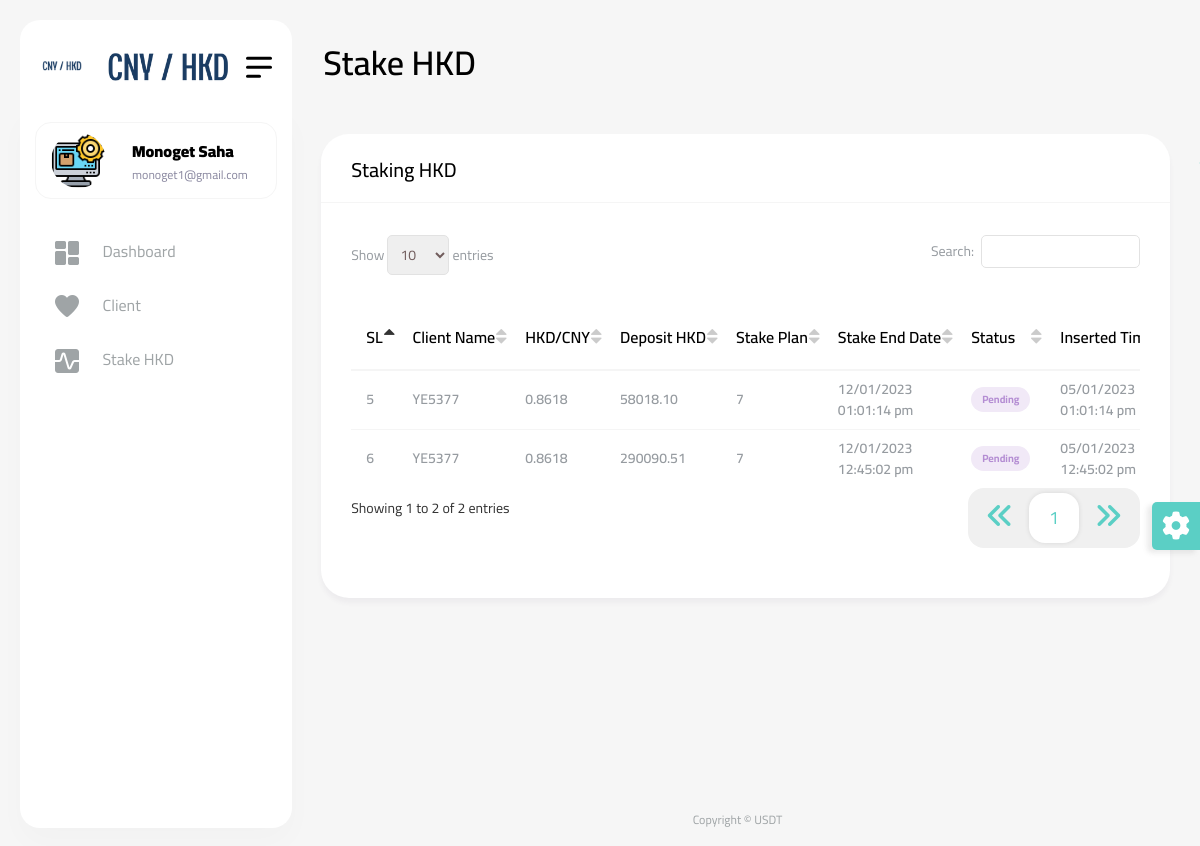
The app's page /Stake-CNY?todayCheck=1 (signed in) with its own data.
### tables this page shows
CREATE TABLE `stake` (
  `id` int(11) NOT NULL,
  `client_id` int(11) NOT NULL,
  `conversion_rate` double(10,4) NOT NULL,
  `amount` double(10,2) NOT NULL,
  `staking_days` int(11) NOT NULL,
  `status` varchar(20) NOT NULL DEFAULT 'Pending',
  `inserted_at` datetime NOT NULL,
  `updated_at` timestamp NOT NULL DEFAULT current_timestamp() ON UPDATE current_timestamp()
);

CREATE TABLE `client` (
  `id` int(11) NOT NULL,
  `client_name` varchar(100) NOT NULL,
  `phone` varchar(25) NOT NULL,
  `trasferee` varchar(200) NOT NULL,
  `inserted_at` datetime NOT NULL,
  `updated_at` timestamp NOT NULL DEFAULT current_timestamp() ON UPDATE current_timestamp()
);

### include/dbController.php (called while the page is built, shortened)
<?php
class DBController {
    private $host = "localhost";
    private $user = "root";
    private $password = "";
    private $database = "usdt";
    private $conn;
    function __construct() {
        $this->conn = $this->connectDB();
    }
    function connectDB() {
        $conn = mysqli_connect($this->host,$this->user,$this->password,$this->database);
        return $conn;
    }
    function runQuery($query) {
        $result = mysqli_query($this->conn,$query);
        while($row=mysqli_fetch_assoc($result)) {
            $resultset[] = $row;
        }
        if(!empty($resultset))
            return $resultset;
    }
    function numRows($query) {
        $result  = mysqli_query($this->conn,$query);
        $rowcount = mysqli_num_rows($result);
        return $rowcount;
    }
}

### stake-cny.php (the view, shortened to what this page needs)
<?php
require_once("include/dbController.php");
$db_handle = new DBController();
?>
<!DOCTYPE html>
<html lang="en">
<head>
    <?php require_once('include/css.php'); ?>
</head>
<body>
<div id="main-wrapper">
    <?php require_once('include/header.php'); ?>
    <div class="header">
        <div class="header-content">
            <nav class="navbar navbar-expand">
                <div class="collapse navbar-collapse justify-content-between">
                    <div class="header-left">
                        <div class="dashboard_bar">
                            Stake HKD
                        </div>
                    </div>
                </div>
            </nav>
        </div>
    </div>
    <?php require_once('include/navbar.php'); ?>
    <div class="content-body">
        <div class="container-fluid">
            <div class="row invoice-card-row">
                <?php if (isset($_GET['todayCheck'])) {
                    $day = $_GET['todayCheck'];
                    ?>
                    <div class="col-12">
                        <div class="card">
                            <div class="card-header">
                                <h4 class="card-title">Staking HKD</h4>
                            </div>
                            <div class="card-body">
                                <div class="table-responsive">
                                    <table id="example4" class="display" style="min-width: 845px">
                                        <thead>
                                        <tr>
                                            <th>SL</th>
                                            <th>Client Name</th>
                                            <th>HKD/CNY</th>
                                            <th>Deposit HKD</th>
                                            <th>Stake Plan</th>
                                            <th>Stake End Date</th>
                                            <th>Status</th>
                                            <th>Inserted Time</th>
                                        </tr>
                                        </thead>
                                        <tbody>
                                        <?php
                                        $cny_data = $db_handle->runQuery("SELECT * FROM client as c,stake as s where s.client_id=c.id order by s.id desc");
                                        $row_count = $db_handle->numRows("SELECT * FROM stake as s, client as c where s.client_id=c.id order by s.id desc");
                                        for ($i = 0; $i < $row_count; $i++) {
                                            $days = 0;
                                            if ($cny_data[$i]["status"] == 'Pending') {
                                                $today = date("Y-m-d H:i:s");
                                                $earlier = new DateTime($today);
                                                $later = new DateTime($cny_data[$i]["inserted_at"]);
                                                $days = $later->diff($earlier)->format("%a");
                                            }
                                            if ((int)$cny_data[$i]["staking_days"] - (int)$days == $day) {
                                                ?>
                                                <tr>
                                                    <td><?php echo $i + 1; ?></td>
                                                    <td><?php echo $cny_data[$i]["client_name"]; ?></td>
                                                    <td><?php echo $cny_data[$i]["conversion_rate"]; ?></td>
                                                    <td><?php echo $cny_data[$i]["amount"]; ?></td>
                                                    <td><?php echo $cny_data[$i]["staking_days"]; ?></td>
                                                    <td>
                                                        <?php
                                                        $newDate = date('d/m/Y h:i:s a', strtotime($cny_data[$i]["inserted_at"] . ' + ' . $cny_data[$i]["staking_days"] . ' days'));
                                                        echo $newDate;
                                                        ?>
                                                    </td>
                                                    <td>
                                                        <?php
                                                        if ($cny_data[$i]["status"] == 'Pending') {
                                                            ?>
                                                            <span class="badge light badge-info">Pending</span>
                                                            <?php
                                                        } else {
                                                            ?>
                                                            <span class="badge light badge-success">Approve</span>
                                                            <?php
                                                        }
                                                        ?>
                                                    </td>
                                                    <td>
                                                        <?php
                                                        $insert_time = new DateTime($cny_data[$i]["inserted_at"]);
                                                        $new = $insert_time->format('d/m/Y h:i:s a');
                                                        echo $new;
                                                        ?>
                                                    </td>
                                                </tr>
                                                <?php
                                            }
                                        }
                                        ?>
                                        </tbody>
                                    </table>
                                </div>
                            </div>
                        </div>
                    </div>
                    <?php
                }
                ?>
            </div>
        </div>
    </div>
    <?php require_once('include/footer.php'); ?>
</div>
</body>
</html>

### include/navbar.php (shortened to what this page needs)
<div class="dlabnav">
    <div class="dlabnav-scroll">
        <ul class="metismenu" id="menu">
            <li class="dropdown header-profile">
                <a class="nav-link" href="javascript:void(0);" role="button" data-bs-toggle="dropdown">
                    <?php $data = $db_handle->runQuery("SELECT * FROM admin_login where id={$_SESSION['userid']}"); ?>
                    <img src="<?php echo $data[0]["image"]; ?>" width="20" alt=""/>
                    <div class="header-info ms-3">
                        <span class="font-w600 "><b><?php echo $data[0]["name"]; ?></b></span>
                        <small class="text-end font-w400"><?php echo $data[0]["email"]; ?></small>
                    </div>
                </a>
            </li>
            <li>
                <a class="ai-icon" href="Dashboard" aria-expanded="false">
                    <i class="flaticon-025-dashboard"></i>
                    <span class="nav-text">Dashboard</span>
                </a>
            </li>
            <li>
                <a class="ai-icon" href="Client" aria-expanded="false">
                    <i class="flaticon-045-heart"></i>
                    <span class="nav-text">Client</span>
                </a>
            </li>
            <li>
                <a class="ai-icon" href="Stake-CNY" aria-expanded="false">
                    <i class="flaticon-041-graph"></i>
                    <span class="nav-text">Stake HKD</span>
                </a>
            </li>
        </ul>
    </div>
</div>

### records on screen
stake: client.client_name "YE5377", conversion_rate "0.8618", amount "58018.10", staking_days "7", newDate "12/01/2023 01:01:14 pm", status "Pending", inserted_at "05/01/2023 01:01:14 pm"
stake: client.client_name "YE5377", conversion_rate "0.8618", amount "290090.51", staking_days "7", newDate "12/01/2023 12:45:02 pm", status "Pending", inserted_at "05/01/2023 12:45:02 pm"

### other values on screen
$data[0]["name"] "Monoget Saha"
$data[0]["email"] "monoget1@gmail.com"
